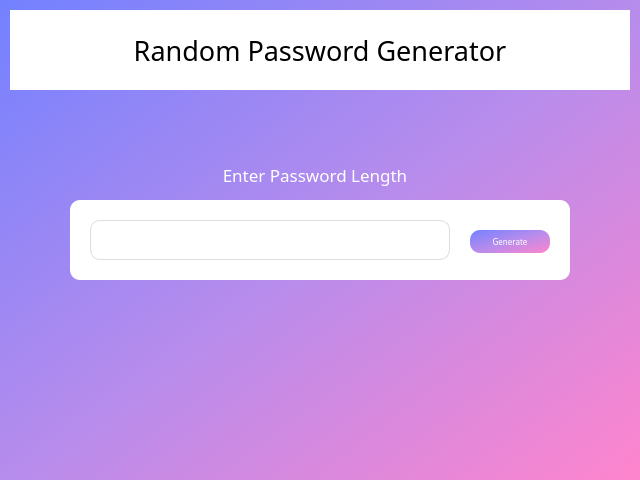
<?xml version="1.0" encoding="UTF-8"?>
<ui version="4.0">
 <class>Dialog</class>
 <widget class="QDialog" name="Dialog">
  <property name="windowModality">
   <enum>Qt::NonModal</enum>
  </property>
  <property name="geometry">
   <rect>
    <x>0</x>
    <y>0</y>
    <width>640</width>
    <height>480</height>
   </rect>
  </property>
  <property name="font">
   <font>
    <weight>50</weight>
    <bold>false</bold>
   </font>
  </property>
  <property name="contextMenuPolicy">
   <enum>Qt::DefaultContextMenu</enum>
  </property>
  <property name="windowTitle">
   <string>Random Password Generator</string>
  </property>
  <property name="sizeGripEnabled">
   <bool>false</bool>
  </property>
  <property name="modal">
   <bool>false</bool>
  </property>
  <widget class="QWidget" name="widget" native="true">
   <property name="geometry">
    <rect>
     <x>0</x>
     <y>0</y>
     <width>640</width>
     <height>480</height>
    </rect>
   </property>
   <property name="styleSheet">
    <string notr="true">background-color: qlineargradient(spread:pad, x1:0, y1:0, x2:1, y2:1, stop:0 rgba(115, 129, 255, 255), stop:0.505682 rgba(183, 140, 236, 255), stop:1 rgba(255, 133, 205, 255));</string>
   </property>
   <widget class="QLabel" name="label">
    <property name="geometry">
     <rect>
      <x>10</x>
      <y>10</y>
      <width>620</width>
      <height>80</height>
     </rect>
    </property>
    <property name="font">
     <font>
      <family>DigItAl FingerpRINT PERSONAL US</family>
      <pointsize>20</pointsize>
      <weight>50</weight>
      <bold>false</bold>
      <underline>false</underline>
      <kerning>true</kerning>
     </font>
    </property>
    <property name="styleSheet">
     <string notr="true">background-color: rgb(255, 255, 255);</string>
    </property>
    <property name="text">
     <string>Random Password Generator</string>
    </property>
    <property name="alignment">
     <set>Qt::AlignCenter</set>
    </property>
   </widget>
   <widget class="QLabel" name="passLabel">
    <property name="geometry">
     <rect>
      <x>20</x>
      <y>350</y>
      <width>600</width>
      <height>60</height>
     </rect>
    </property>
    <property name="font">
     <font>
      <family>Century Gothic</family>
      <pointsize>30</pointsize>
      <weight>75</weight>
      <bold>true</bold>
     </font>
    </property>
    <property name="styleSheet">
     <string notr="true">background-color:none;
color:#fff;</string>
    </property>
    <property name="frameShape">
     <enum>QFrame::NoFrame</enum>
    </property>
    <property name="frameShadow">
     <enum>QFrame::Raised</enum>
    </property>
    <property name="lineWidth">
     <number>1</number>
    </property>
    <property name="midLineWidth">
     <number>0</number>
    </property>
    <property name="text">
     <string/>
    </property>
    <property name="textFormat">
     <enum>Qt::RichText</enum>
    </property>
    <property name="scaledContents">
     <bool>true</bool>
    </property>
    <property name="alignment">
     <set>Qt::AlignCenter</set>
    </property>
    <property name="wordWrap">
     <bool>true</bool>
    </property>
    <property name="margin">
     <number>0</number>
    </property>
    <property name="textInteractionFlags">
     <set>Qt::LinksAccessibleByMouse|Qt::TextSelectableByMouse</set>
    </property>
   </widget>
   <widget class="QLabel" name="label_3">
    <property name="geometry">
     <rect>
      <x>130</x>
      <y>160</y>
      <width>370</width>
      <height>30</height>
     </rect>
    </property>
    <property name="font">
     <font>
      <family>Eras Bold ITC</family>
      <pointsize>13</pointsize>
      <weight>50</weight>
      <bold>false</bold>
     </font>
    </property>
    <property name="styleSheet">
     <string notr="true">background-color:none;
color:#fff;</string>
    </property>
    <property name="text">
     <string>Enter Password Length</string>
    </property>
    <property name="scaledContents">
     <bool>true</bool>
    </property>
    <property name="alignment">
     <set>Qt::AlignCenter</set>
    </property>
   </widget>
   <widget class="QFrame" name="frame">
    <property name="geometry">
     <rect>
      <x>70</x>
      <y>200</y>
      <width>500</width>
      <height>80</height>
     </rect>
    </property>
    <property name="styleSheet">
     <string notr="true">background-color:#fff;
border-radius:10px;</string>
    </property>
    <property name="frameShape">
     <enum>QFrame::StyledPanel</enum>
    </property>
    <property name="frameShadow">
     <enum>QFrame::Raised</enum>
    </property>
    <widget class="QPushButton" name="Generate">
     <property name="geometry">
      <rect>
       <x>400</x>
       <y>30</y>
       <width>80</width>
       <height>23</height>
      </rect>
     </property>
     <property name="font">
      <font>
       <family>Arial Rounded MT Bold</family>
       <pointsize>6</pointsize>
       <weight>50</weight>
       <bold>false</bold>
      </font>
     </property>
     <property name="cursor">
      <cursorShape>PointingHandCursor</cursorShape>
     </property>
     <property name="styleSheet">
      <string notr="true">background-color: qlineargradient(spread:pad, x1:0, y1:0, x2:1, y2:1, stop:0 rgba(115, 129, 255, 255), stop:0.505682 rgba(183, 140, 236, 255), stop:1 rgba(255, 133, 205, 255));
color:#fff</string>
     </property>
     <property name="text">
      <string>Generate</string>
     </property>
     <property name="shortcut">
      <string>Return</string>
     </property>
    </widget>
    <widget class="QLineEdit" name="PassLen">
     <property name="geometry">
      <rect>
       <x>20</x>
       <y>20</y>
       <width>360</width>
       <height>40</height>
      </rect>
     </property>
     <property name="cursor">
      <cursorShape>IBeamCursor</cursorShape>
     </property>
     <property name="focusPolicy">
      <enum>Qt::StrongFocus</enum>
     </property>
     <property name="contextMenuPolicy">
      <enum>Qt::DefaultContextMenu</enum>
     </property>
     <property name="styleSheet">
      <string notr="true">background-color: #fff;
border:1px solid #ddd;
border-radius:10px;</string>
     </property>
     <property name="alignment">
      <set>Qt::AlignCenter</set>
     </property>
     <property name="placeholderText">
      <string/>
     </property>
     <property name="cursorMoveStyle">
      <enum>Qt::VisualMoveStyle</enum>
     </property>
     <property name="clearButtonEnabled">
      <bool>true</bool>
     </property>
    </widget>
   </widget>
   <widget class="QPushButton" name="pushButton">
    <property name="geometry">
     <rect>
      <x>-200</x>
      <y>-200</y>
      <width>0</width>
      <height>0</height>
     </rect>
    </property>
    <property name="text">
     <string/>
    </property>
    <property name="shortcut">
     <string>Esc</string>
    </property>
   </widget>
  </widget>
 </widget>
 <resources/>
 <connections/>
</ui>
